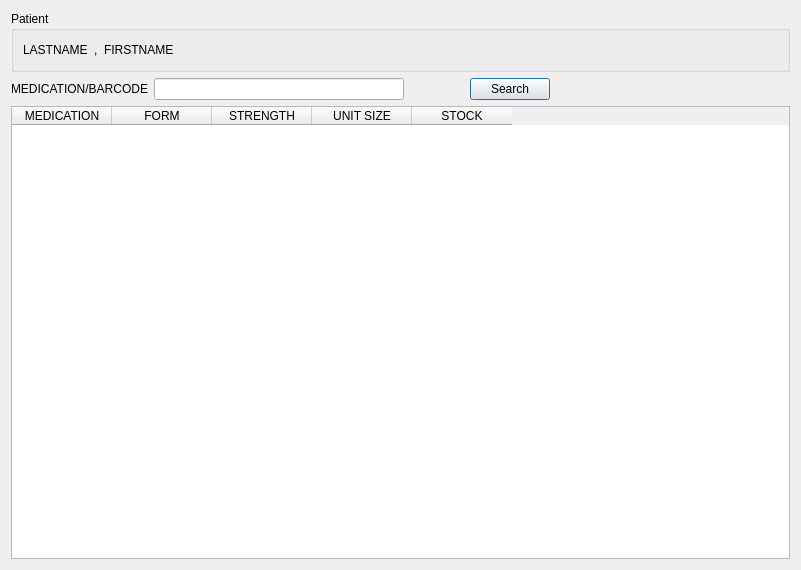
<?xml version="1.0" encoding="UTF-8"?>
<ui version="4.0">
 <class>APW_Page00</class>
 <widget class="QWizardPage" name="APW_Page00">
  <property name="geometry">
   <rect>
    <x>0</x>
    <y>0</y>
    <width>801</width>
    <height>570</height>
   </rect>
  </property>
  <property name="windowTitle">
   <string>WizardPage</string>
  </property>
  <layout class="QVBoxLayout" name="verticalLayout">
   <item>
    <widget class="QGroupBox" name="patientBox">
     <property name="title">
      <string>Patient</string>
     </property>
     <layout class="QHBoxLayout" name="horizontalLayout_2">
      <item>
       <widget class="QLabel" name="lastLabel">
        <property name="text">
         <string>LASTNAME</string>
        </property>
       </widget>
      </item>
      <item>
       <widget class="QLabel" name="label_4">
        <property name="text">
         <string>,</string>
        </property>
       </widget>
      </item>
      <item>
       <widget class="QLabel" name="firstLabel">
        <property name="text">
         <string>FIRSTNAME</string>
        </property>
       </widget>
      </item>
      <item>
       <spacer name="horizontalSpacer_3">
        <property name="orientation">
         <enum>Qt::Horizontal</enum>
        </property>
        <property name="sizeHint" stdset="0">
         <size>
          <width>40</width>
          <height>20</height>
         </size>
        </property>
       </spacer>
      </item>
     </layout>
    </widget>
   </item>
   <item>
    <layout class="QHBoxLayout" name="horizontalLayout">
     <item>
      <widget class="QLabel" name="medicationLabel">
       <property name="text">
        <string>MEDICATION/BARCODE</string>
       </property>
      </widget>
     </item>
     <item>
      <widget class="QLineEdit" name="medicationField">
       <property name="minimumSize">
        <size>
         <width>250</width>
         <height>0</height>
        </size>
       </property>
      </widget>
     </item>
     <item>
      <spacer name="horizontalSpacer">
       <property name="orientation">
        <enum>Qt::Horizontal</enum>
       </property>
       <property name="sizeType">
        <enum>QSizePolicy::Fixed</enum>
       </property>
       <property name="sizeHint" stdset="0">
        <size>
         <width>60</width>
         <height>20</height>
        </size>
       </property>
      </spacer>
     </item>
     <item>
      <widget class="QPushButton" name="searchButton">
       <property name="text">
        <string>Search</string>
       </property>
       <property name="default">
        <bool>true</bool>
       </property>
      </widget>
     </item>
     <item>
      <spacer name="horizontalSpacer_2">
       <property name="orientation">
        <enum>Qt::Horizontal</enum>
       </property>
       <property name="sizeHint" stdset="0">
        <size>
         <width>40</width>
         <height>20</height>
        </size>
       </property>
      </spacer>
     </item>
    </layout>
   </item>
   <item>
    <widget class="QTableWidget" name="resultTable">
     <property name="editTriggers">
      <set>QAbstractItemView::NoEditTriggers</set>
     </property>
     <property name="selectionBehavior">
      <enum>QAbstractItemView::SelectRows</enum>
     </property>
     <property name="columnCount">
      <number>5</number>
     </property>
     <attribute name="horizontalHeaderHighlightSections">
      <bool>false</bool>
     </attribute>
     <attribute name="horizontalHeaderMinimumSectionSize">
      <number>100</number>
     </attribute>
     <column>
      <property name="text">
       <string>MEDICATION</string>
      </property>
     </column>
     <column>
      <property name="text">
       <string>FORM</string>
      </property>
     </column>
     <column>
      <property name="text">
       <string>STRENGTH</string>
      </property>
     </column>
     <column>
      <property name="text">
       <string>UNIT SIZE</string>
      </property>
     </column>
     <column>
      <property name="text">
       <string>STOCK</string>
      </property>
     </column>
    </widget>
   </item>
  </layout>
 </widget>
 <resources/>
 <connections>
  <connection>
   <sender>medicationField</sender>
   <signal>returnPressed()</signal>
   <receiver>searchButton</receiver>
   <slot>click()</slot>
   <hints>
    <hint type="sourcelabel">
     <x>241</x>
     <y>79</y>
    </hint>
    <hint type="destinationlabel">
     <x>483</x>
     <y>80</y>
    </hint>
   </hints>
  </connection>
 </connections>
</ui>
